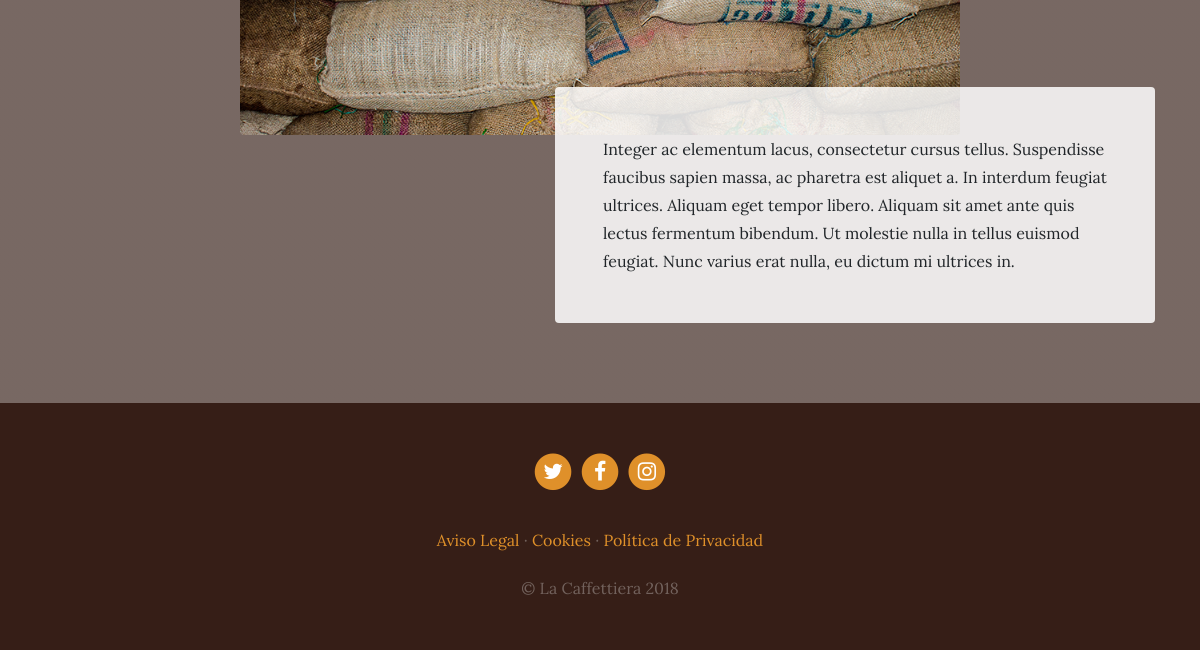
/services/ (lower part), run on an earlier commit of the app's database.
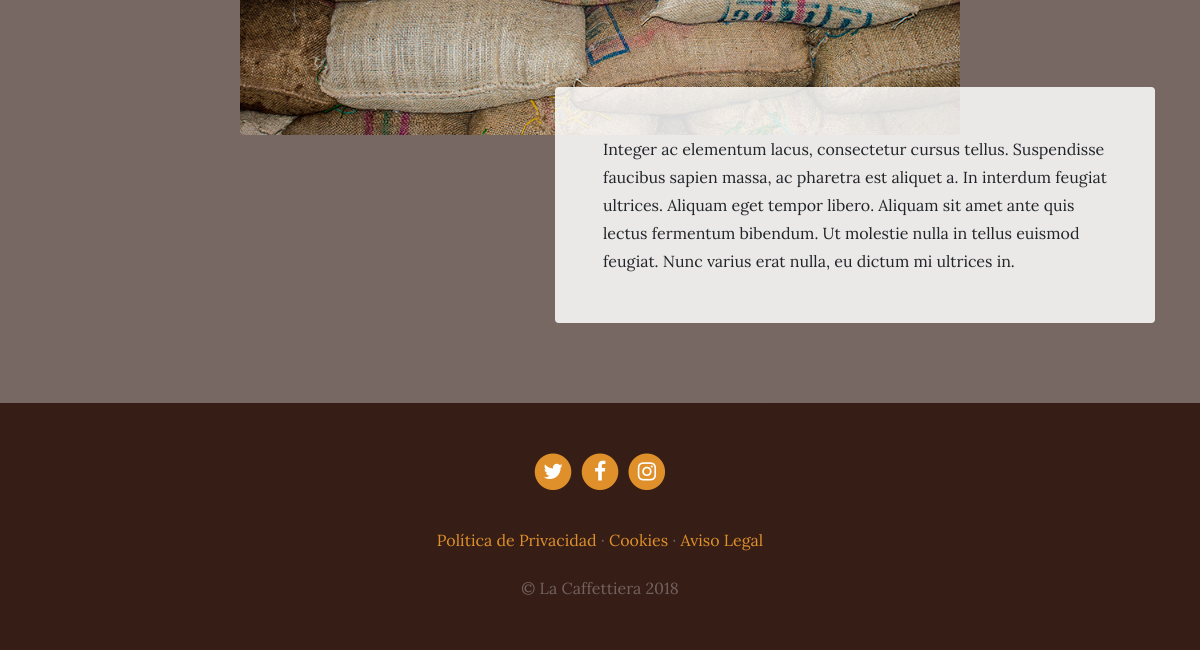
And on a later commit of the database.
### services/models.py (models this page shows, shortened)
class Service(models.Model):
    title = models.CharField(max_length=200, verbose_name="Título")
    subtitle = models.CharField(max_length=200, verbose_name="Subtítulo")
    content = models.TextField(verbose_name="Contenido")
    image = models.ImageField(verbose_name="Imagen", upload_to="services")
    created = models.DateTimeField(auto_now_add=True, verbose_name="Fecha de creación")
    updated = models.DateTimeField(auto_now=True, verbose_name="Fecha de edición")
    class Meta:
        verbose_name = "servicio"
        verbose_name_plural = "servicios"
        ordering= ['-created']

### pages/models.py (models this page shows, shortened)
class Page(models.Model):
    title = models.CharField(verbose_name="Título", max_length=200)
    content = RichTextField(verbose_name="Contenido")
    order = models.SmallIntegerField(verbose_name="Orden", default=0)
    created =models.DateTimeField(auto_now_add=True, verbose_name="Fecha de creación")
    updated = models.DateTimeField(auto_now=True, verbose_name="Fecha de edición")
    class Meta:
        verbose_name = "página"
        verbose_name_plural = "páginas"
        ordering= ['order', 'title']

### services/views.py (the view)
# urls.py: path('', views.services, name="services"),
def services(request):
    services = Service.objects.all()
    return render(request, "services/services.html", {'services':services})

### pages/templatetags/pages_extras.py (called while the page is built)
@register.simple_tag
def get_page_list():
    pages = Page.objects.all()
    return pages

### social/processors.py (called while the page is built)
def ctx_dict(requests):
    ctx = {}
    links = Link.objects.all()
    for link in links:
        ctx[link.key] = link.url
    return ctx

### services/templates/services/services.html (shortened to what this page needs)
{% extends 'core/base.html' %}
{% load static %}
{% block content %}
{% for service in services reversed %}
    <section class="page-section">
      <div class="container">
        <div class="product-item">
          <img class="product-item-img mx-auto d-flex rounded img-fluid mb-3 mb-lg-0" src="{{service.image.url}}" alt="">
          <div class="product-item-description d-flex ml-auto">
            <div class="bg-faded p-5 rounded">
              <p class="mb-0">{{service.content}}</p>
            </div>
          </div>
        </div>
      </div>
    </section>
{% endfor %}
{% endblock %}

### core/templates/core/base.html (shortened to what this page needs)
<!DOCTYPE html>
<html lang="es">
  <head>
    {% load static %}
    <link href="{% static 'core/vendor/bootstrap/css/bootstrap.min.css' %}" rel="stylesheet">
    <link href="{% static 'core/vendor/font-awesome/css/font-awesome.min.css' %}" rel="stylesheet" type="text/css">
    <link href="{% static 'core/css/business-casual.css' %}" rel="stylesheet">
  </head>
  <body>
    {% block content %} {% endblock %}
    <footer class="footer text-faded text-center py-5">
      <div class="container">
        <p class="m-0">
        {% if LINK_TWITTER %}
	        <a href="{{LINK_TWITTER}}" class="link">
	          <span class="fa-stack fa-lg">
	            <i class="fa fa-circle fa-stack-2x"></i>
	            <i class="fa fa-twitter fa-stack-1x fa-inverse"></i>
	          </span>
	        </a>
        {% endif %}
        {% if LINK_FACEBOOK %}
	        <a href="{{LINK_FACEBOOK}}" class="link">
	          <span class="fa-stack fa-lg">
	            <i class="fa fa-circle fa-stack-2x"></i>
	            <i class="fa fa-facebook fa-stack-1x fa-inverse"></i>
	          </span>
	        </a>
          {% endif %}
          {% if LINK_INSTAGRAM %}
	        <a href="{{LINK_INSTAGRAM}}" class="link">
	          <span class="fa-stack fa-lg">
	            <i class="fa fa-circle fa-stack-2x"></i>
	            <i class="fa fa-instagram fa-stack-1x fa-inverse"></i>
	          </span>
	        </a>
          {% endif %}
	    </p>
        <p class="m-0 mbt">
          {% load pages_extras %}
          {% get_page_list as page_list %}
          {% for page in page_list %}
            <a href="{% url 'page' page.id page.title|slugify %}" class="link">{{page.title}}</a> {% if not forloop.last %}·{%endif%}
          {% endfor %}
    </p>
        <p class="m-0 mbt1">&copy; La Caffettiera 2018</p>
      </div>
	</footer>
  </body>
</html>

### core/static/core/css/business-casual.css (style rules this page uses)
body { font-family: 'Lora'; background: linear-gradient(rgba(47, 23, 15, 0.65), rgba(47, 23, 15, 0.65)), url("../img/bg.jpg"); background-attachment: fixed; background-position: center; background-size: cover; }
p { line-height: 1.75; }
.text-faded { color: rgba(255, 255, 255, 0.3); }
.page-section { margin-top: 5rem; margin-bottom: 5rem; }
.bg-faded { background-color: rgba(255, 255, 255, 0.85); }
@media (min-width: 992px) { .product-item .product-item-img { position: relative; z-index: 0; max-width: 60vw; } }
@media (min-width: 992px) { .product-item .product-item-description { position: relative; z-index: 1; margin-top: -3rem; max-width: 50vw; } }
.footer { background-color: rgba(47, 23, 15, 0.9); }
.mbt { padding-top: 2rem; }
.mbt1 { padding-top: 1.25rem; }
a.link { color: #df902a; }

What changed in the data, as far as the page shows it:
shown differently, row unchanged: Page "Política de Privacidad": now shows "·"; moves up the list
changed Page "Cookies": moves down the list
changed Page "Aviso Legal": no longer shows "·"
